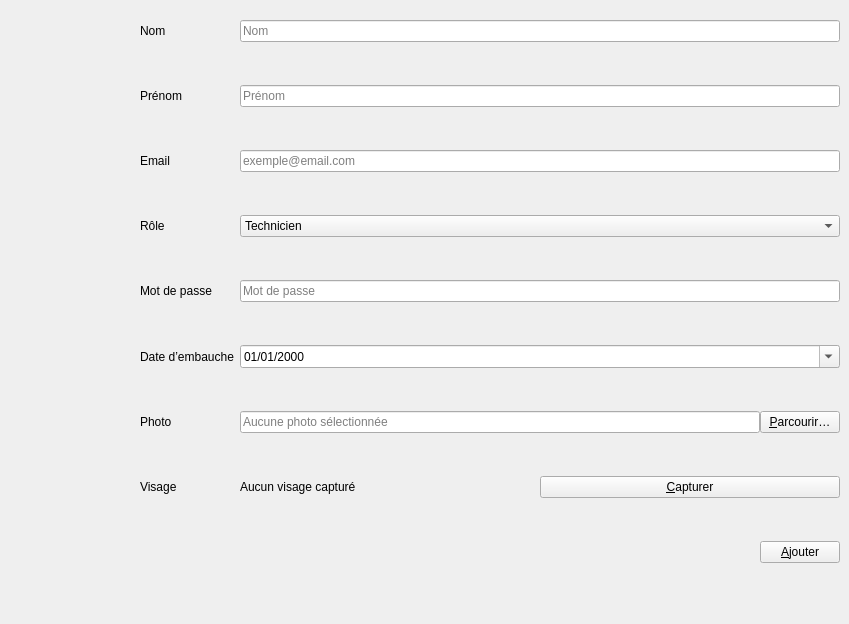
          <widget class="QWidget" name="ajoutpersonnel">
           <widget class="QWidget" name="formLayoutWidget">
            <property name="geometry">
             <rect>
              <x>140</x>
              <y>20</y>
              <width>700</width>
              <height>595</height>
             </rect>
            </property>
            <layout class="QFormLayout" name="formLayout">
             <property name="verticalSpacing">
              <number>43</number>
             </property>
             <item row="0" column="0">
              <widget class="QLabel" name="nomLabel">
               <property name="text">
                <string>Nom</string>
               </property>
              </widget>
             </item>
             <item row="1" column="0">
              <widget class="QLabel" name="prNomLabel">
               <property name="text">
                <string>Prénom</string>
               </property>
              </widget>
             </item>
             <item row="1" column="1">
              <widget class="QLineEdit" name="prNomLineEdit">
               <property name="placeholderText">
                <string>Prénom</string>
               </property>
              </widget>
             </item>
             <item row="2" column="0">
              <widget class="QLabel" name="emailLabel">
               <property name="text">
                <string>Email</string>
               </property>
              </widget>
             </item>
             <item row="2" column="1">
              <widget class="QLineEdit" name="emailLineEdit">
               <property name="placeholderText">
                <string>exemple@email.com</string>
               </property>
              </widget>
             </item>
             <item row="3" column="0">
              <widget class="QLabel" name="roleLabel">
               <property name="text">
                <string>Rôle</string>
               </property>
              </widget>
             </item>
             <item row="3" column="1">
              <widget class="QComboBox" name="roleComboBox">
               <item>
                <property name="text">
                 <string>Technicien</string>
                </property>
               </item>
               <item>
                <property name="text">
                 <string>Manager</string>
                </property>
               </item>
               <item>
                <property name="text">
                 <string>Opérateur</string>
                </property>
               </item>
               <item>
                <property name="text">
                 <string>Administrateur</string>
                </property>
               </item>
              </widget>
             </item>
             <item row="4" column="0">
              <widget class="QLabel" name="mdpLabel">
               <property name="text">
                <string>Mot de passe</string>
               </property>
              </widget>
             </item>
             <item row="4" column="1">
              <widget class="QLineEdit" name="mdpLineEdit">
               <property name="echoMode">
                <enum>QLineEdit::EchoMode::Password</enum>
               </property>
               <property name="placeholderText">
                <string>Mot de passe</string>
               </property>
              </widget>
             </item>
             <item row="5" column="0">
              <widget class="QLabel" name="dateDEmbaucheLabel">
               <property name="text">
                <string>Date d’embauche</string>
               </property>
              </widget>
             </item>
             <item row="5" column="1">
              <widget class="QDateEdit" name="dateDEmbaucheDateEdit">
               <property name="displayFormat">
                <string>dd/MM/yyyy</string>
               </property>
               <property name="calendarPopup">
                <bool>true</bool>
               </property>
              </widget>
             </item>
             <item row="0" column="1">
              <widget class="QLineEdit" name="nomLineEdit">
               <property name="placeholderText">
                <string>Nom</string>
               </property>
              </widget>
             </item>
             <item row="6" column="0">
              <widget class="QLabel" name="photoLabel">
               <property name="text">
                <string>Photo</string>
               </property>
              </widget>
             </item>
             <item row="6" column="1">
              <layout class="QHBoxLayout" name="photoRow">
               <item>
                <widget class="QLineEdit" name="photoPathLineEdit">
                 <property name="readOnly">
                  <bool>true</bool>
                 </property>
                 <property name="placeholderText">
                  <string>Aucune photo sélectionnée</string>
                 </property>
                </widget>
               </item>
               <item>
                <widget class="QPushButton" name="parcourirPhotoBtn">
                 <property name="toolTip">
                  <string>Choisir une photo depuis l'ordinateur</string>
                 </property>
                 <property name="text">
                  <string>&amp;Parcourir…</string>
                 </property>
                 <property name="icon">
                  <iconset resource="img.qrc">
                   <normaloff>:/img/camera.svg</normaloff>:/img/camera.svg</iconset>
                 </property>
                 <property name="iconSize">
                  <size>
                   <width>18</width>
                   <height>18</height>
                  </size>
                 </property>
                </widget>
               </item>
              </layout>
             </item>
             <item row="7" column="0">
              <widget class="QLabel" name="faceModelLabel">
               <property name="text">
                <string>Visage</string>
               </property>
              </widget>
             </item>
             <item row="7" column="1">
              <layout class="QHBoxLayout" name="faceRow">
               <item>
                <widget class="QLabel" name="faceStatusLabel">
                 <property name="text">
                  <string>Aucun visage capturé</string>
                 </property>
                 <property name="alignment">
                  <set>Qt::AlignmentFlag::AlignVCenter</set>
                 </property>
                </widget>
               </item>
               <item>
                <widget class="QPushButton" name="captureFaceBtn">
                 <property name="toolTip">
                  <string>Capturer le visage via la caméra</string>
                 </property>
                 <property name="text">
                  <string>&amp;Capturer</string>
                 </property>
                 <property name="icon">
                  <iconset resource="img.qrc">
                   <normaloff>:/img/camera.svg</normaloff>:/img/camera.svg</iconset>
                 </property>
                 <property name="iconSize">
                  <size>
                   <width>18</width>
                   <height>18</height>
                  </size>
                 </property>
                </widget>
               </item>
              </layout>
             </item>
             <item row="8" column="1">
              <layout class="QHBoxLayout" name="qjouterEmpRow">
               <property name="spacing">
                <number>7</number>
               </property>
               <item>
                <spacer name="horizontalSpacer_ajouteremp">
                 <property name="orientation">
                  <enum>Qt::Orientation::Horizontal</enum>
                 </property>
                 <property name="sizeHint" stdset="0">
                  <size>
                   <width>40</width>
                   <height>20</height>
                  </size>
                 </property>
                </spacer>
               </item>
               <item>
                <widget class="QPushButton" name="ajouterEmpBtn">
                 <property name="toolTip">
                  <string>Ajouter cet employé</string>
                 </property>
                 <property name="text">
                  <string>&amp;Ajouter</string>
                 </property>
                 <property name="icon">
                  <iconset resource="img.qrc">
                   <normaloff>:/img/add.svg</normaloff>:/img/add.svg</iconset>
                 </property>
                 <property name="iconSize">
                  <size>
                   <width>18</width>
                   <height>18</height>
                  </size>
                 </property>
                </widget>
               </item>
              </layout>
             </item>
            </layout>
             <widget class="QToolButton" name="chatLauncher">
              <property name="geometry">
               <rect>
                <x>1260</x>
                <y>940</y>
                <width>48</width>
                <height>48</height>
               </rect>
              </property>
              <property name="toolTip">
               <string>Ouvrir le chat</string>
              </property>
              <property name="text">
               <string/>
              </property>
              <property name="icon">
               <iconset resource="img.qrc">
                <normaloff>:/img/chat.svg</normaloff>:/img/chat.svg</iconset>
              </property>
              <property name="iconSize">
               <size>
                <width>24</width>
                <height>24</height>
               </size>
              </property>
              <property name="autoRaise">
               <bool>false</bool>
              </property>
             </widget>
           </widget>
          </widget>
